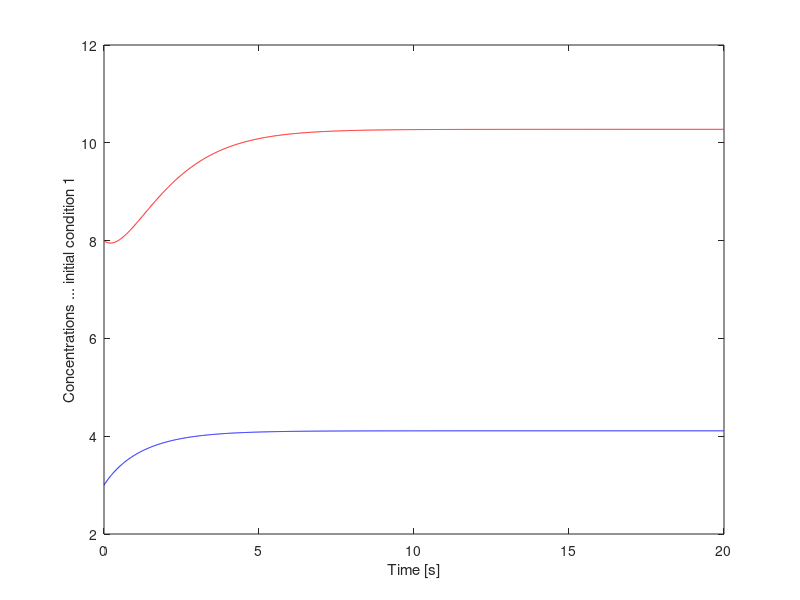
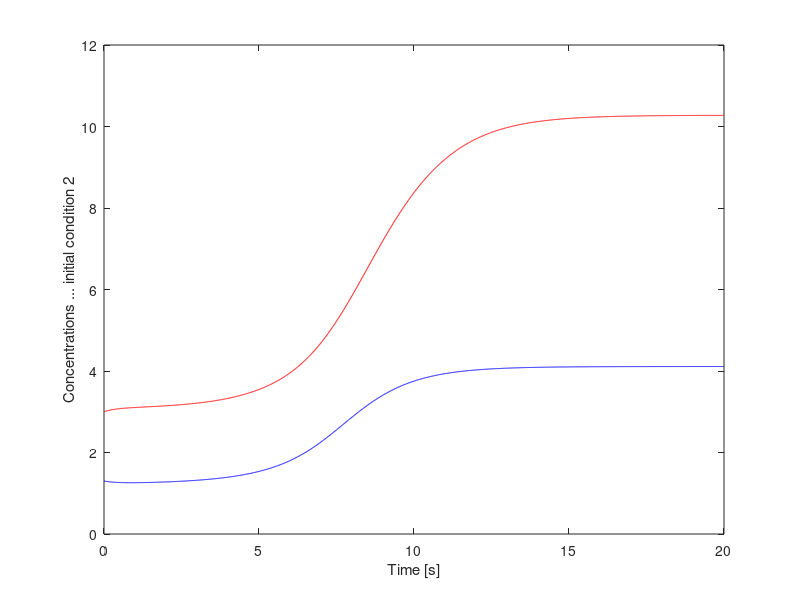
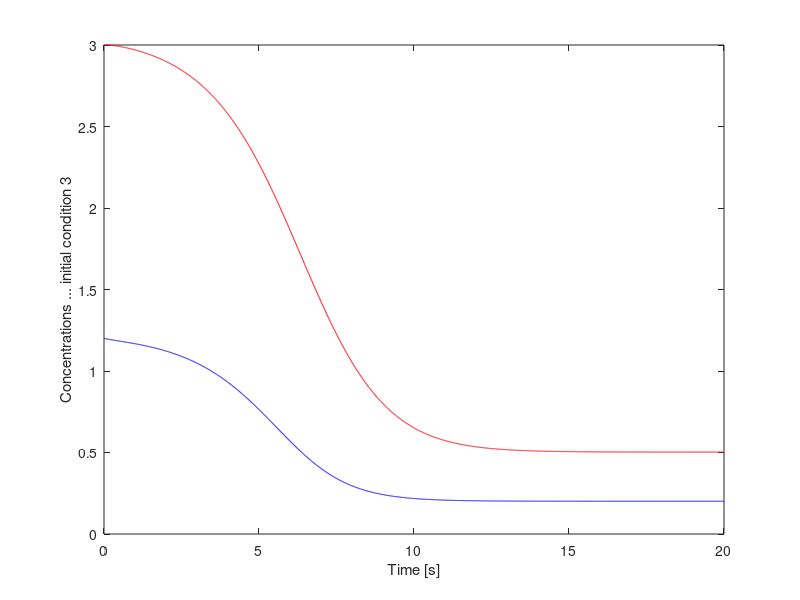
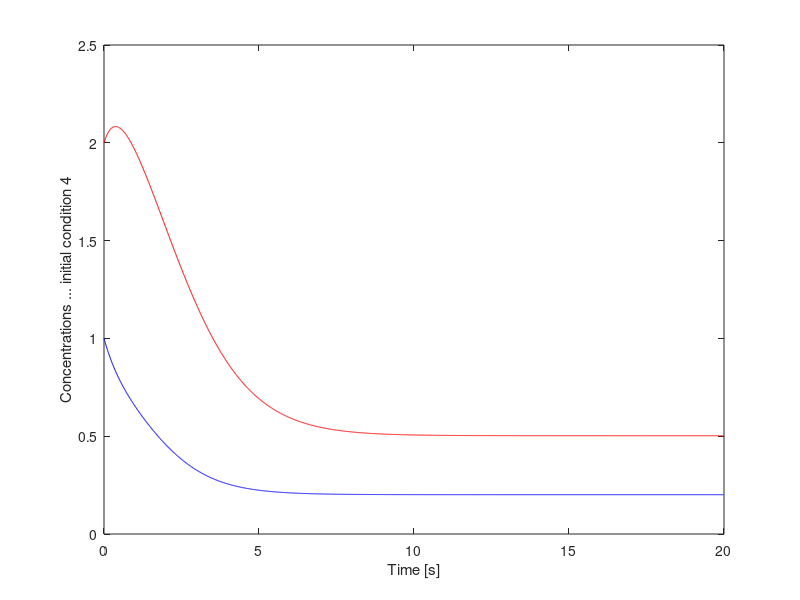

MATLAB code for these plots, in order:
%%%%%%%%%%%%%%%%%%%%%%%%%%%%%%%%%%%
%%% 1:  Define constants 
b = 1;
g = 1;
d = 0.2;
p = 4;
s =1;
L0 = 4;
Lext = 2.5;
Linit = [8 3 3 2];
LacYinit = [3 1.3 1.2 1];

%%%%%%%%%%%%%%%%%%%%%%%%%%%%%%%%%%%
%%% 2:  Define parameters that will be varied 
L_all = [];
LacY_all = [];

%%%%%%%%%%%%%%%%%%%%%%%%%%%%%%%%%%%
%%% 3:  Define time step, simulation time, initialize matrices 
dt    = 0.01 ; % s 
tlast = 20.000 ;  % s
iterations = fix(tlast/dt) ;
time = dt*(0:iterations-1) ;
%%%%%
 

%%%%%%%%%%%%%%%%%%%%%%%%%%%%%%%%%%%
%%% 4:  Run for different ICs, values of S 

for j = 1:length(Linit)
    for i = 1:iterations
      if (i == 1)
          L = Linit(j);
          LacY = LacYinit(j);
      end
      L_all(i) = L;
      LacY_all(i) = LacY;
      dLdt = b*Lext.*LacY - g.*L;
      dLacYdt = d + p.*(L.^4/(L^4+L0^4)) - s.*LacY;
      L = L + dt*dLdt ;
      LacY = LacY + dt*dLacYdt ;
   
    end 
    figure
    plot(time,L_all,'r')
    hold on
    plot(time,LacY_all,'b')
    ylab = ['Concentrations ... initial condition ', num2str(j)];
    xlabel('Time [s]')
    ylabel(ylab)
end
